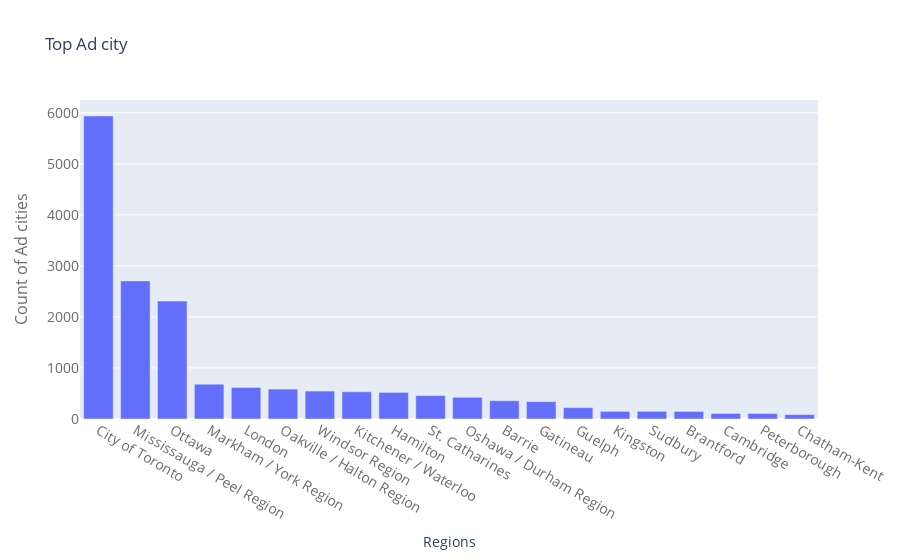

Notebook code cell kept with this figure:
### Code cell
temp = data["Location"].value_counts().head(20)
print('Top 5 Ad cities :\n', temp.head(5))
print("Total Ad cities : ",len(data["Location"]))
trace = go.Bar(
    x = temp.index,
    y = temp.values,
)

layout = go.Layout(
    title = "Top Ad city",
    xaxis=dict(
        title='Regions',
        tickfont=dict(
            size=14,
            color='rgb(107, 107, 107)'
        )
    ),
    yaxis=dict(
        title='Count of Ad cities',
        titlefont=dict(
            size=16,
            color='rgb(107, 107, 107)'
        ),
        tickfont=dict(
            size=14,
            color='rgb(107, 107, 107)'
        )
)
)
fig = go.Figure(data=[trace], layout=layout)
py.iplot(fig)

### Figure 1 — Plotly figure (JSON) as saved in the notebook; plotly's stock layout.template omitted (floating-point values rounded to 4 significant figures)
{"data": [{"type": "bar", "x": ["City of Toronto", "Mississauga / Peel Region", "Ottawa", "Markham / York Region", "London", "Oakville / Halton Region", "Windsor Region", "Kitchener / Waterloo", "Hamilton", "St. Catharines", "Oshawa / Durham Region", "Barrie", "Gatineau", "Guelph", "Kingston", "Sudbury", "Brantford", "Cambridge", "Peterborough", "Chatham-Kent"], "y": [5938, 2706, 2310, 683, 619, 586, 547, 534, 522, 459, 425, 358, 341, 222, 150, 150, 149, 109, 107, 86]}], "layout": {"title": {"text": "Top Ad city"}, "xaxis": {"tickfont": {"color": "rgb(107, 107, 107)", "size": 14}, "title": {"text": "Regions"}}, "yaxis": {"tickfont": {"color": "rgb(107, 107, 107)", "size": 14}, "title": {"font": {"color": "rgb(107, 107, 107)", "size": 16}, "text": "Count of Ad cities"}}}}
